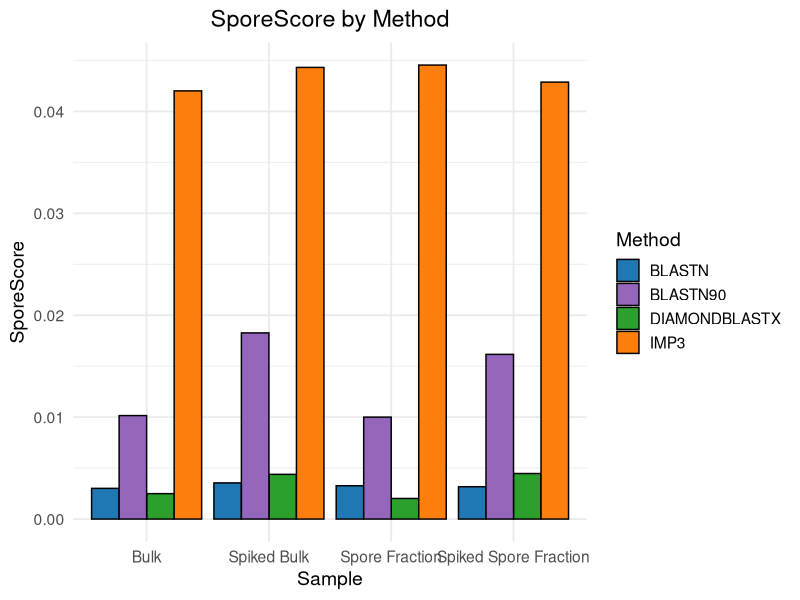
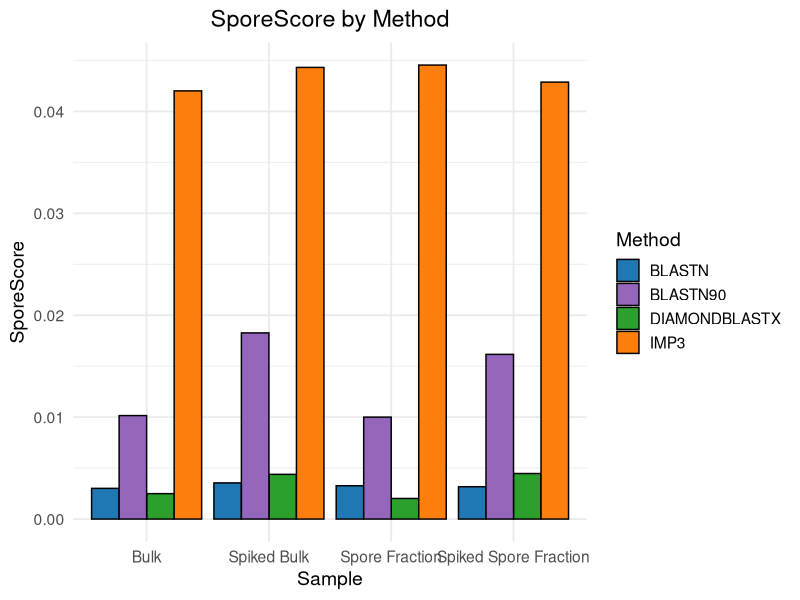

The R script that drew these images, in order:
# Load libraries
library(ggplot2)
library(tidyr)
library(dplyr)

# Data with sample names and SporeScores (now including BLASTN90)
sporescore_df <- data.frame(
  Sample = c("Bulk", "Spiked Bulk", "Spore Fraction", "Spiked Spore Fraction"),
  BLASTN = c(0.003011624, 0.003547641, 0.003267393, 0.003174358),
  DIAMONDBLASTX = c(0.002493288, 0.004385605, 0.002019899, 0.004468035),
  IMP3 = c(0.04201282, 0.04431356, 0.04454393, 0.04287023),
  BLASTN90 = c(0.01015231, 0.01826455, 0.01000068, 0.01615766)
)

# Convert Sample to factor with desired order
sporescore_df$Sample <- factor(sporescore_df$Sample,
                               levels = c("Bulk", "Spiked Bulk", "Spore Fraction", "Spiked Spore Fraction"))

# Pivot data to long format
long_df <- sporescore_df %>%
  pivot_longer(cols = -Sample, names_to = "Method", values_to = "SporeScore")

# Define method colors (add color for BLASTN90)
custom_colors <- c(
  "BLASTN" = "#1f77b4",
  "DIAMONDBLASTX" = "#2ca02c",
  "IMP3" = "#ff7f0e",
  "BLASTN90" = "#9467bd"  # purple-ish
)

# Barplot
ggplot(long_df, aes(x = Sample, y = SporeScore, fill = Method)) +
  geom_bar(stat = "identity", position = "dodge", color = "black") +
  theme_minimal(base_size = 14) +
  labs(title = "SporeScore by Method", x = "Sample", y = "SporeScore") +
  scale_fill_manual(values = custom_colors) +
  theme(plot.title = element_text(hjust = 0.5))

# Save the plot
ggsave("sporegene_sporescore_comparison_with_blastn90.png", width = 10, height = 6, dpi = 300)
